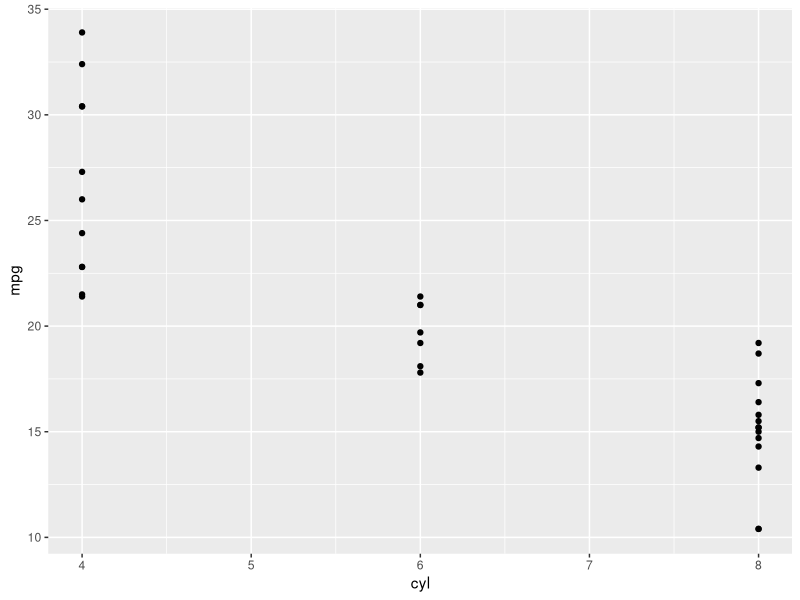
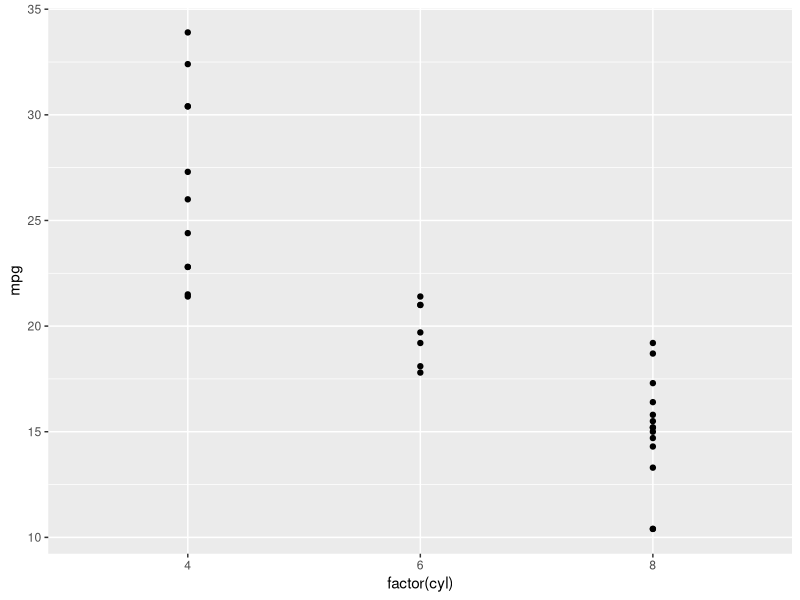
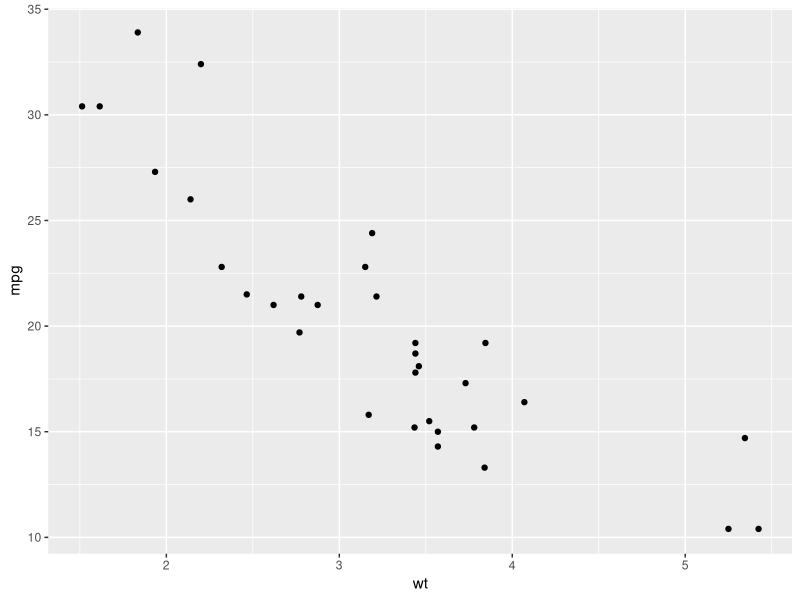
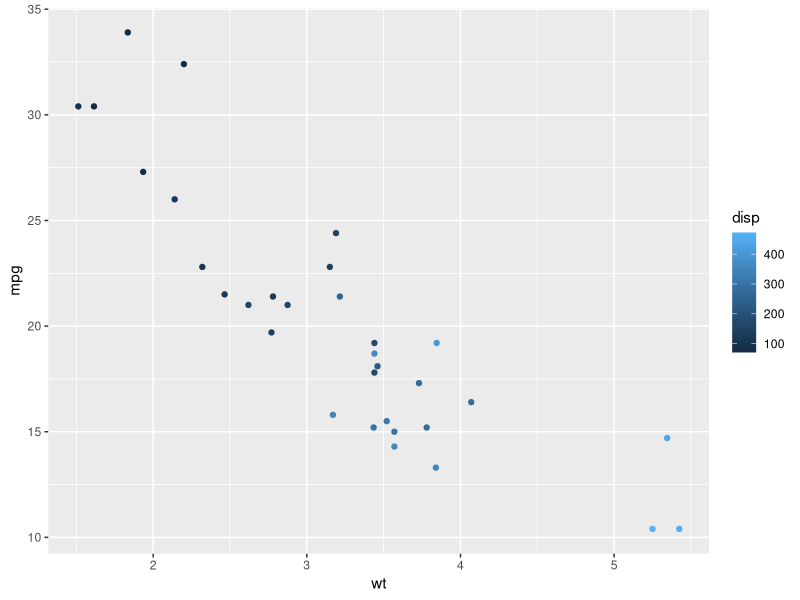
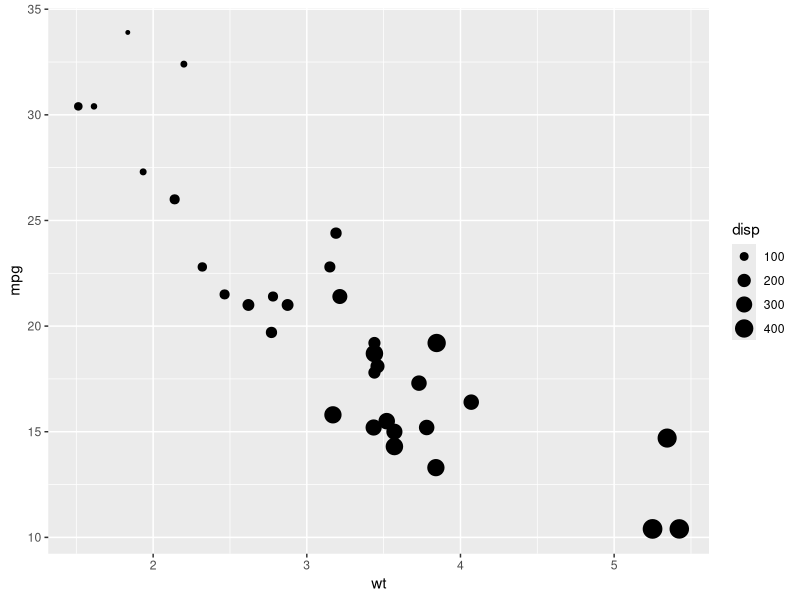
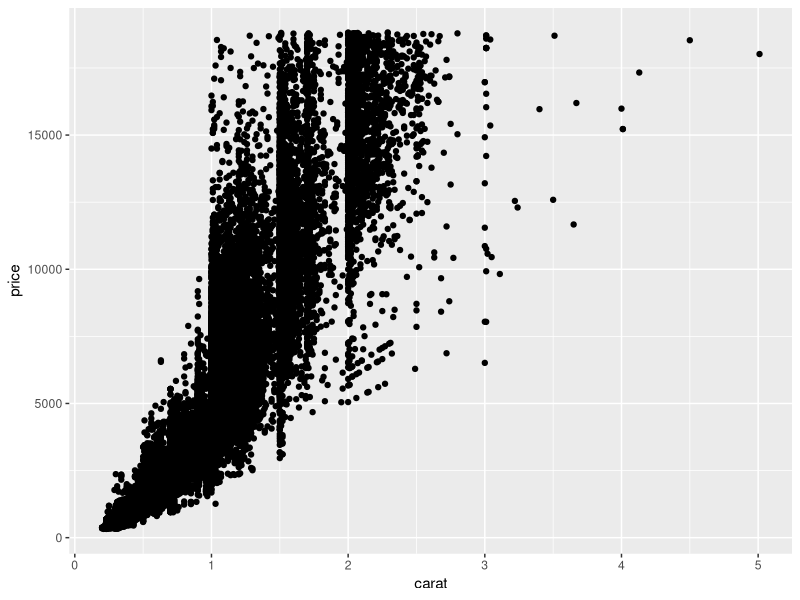
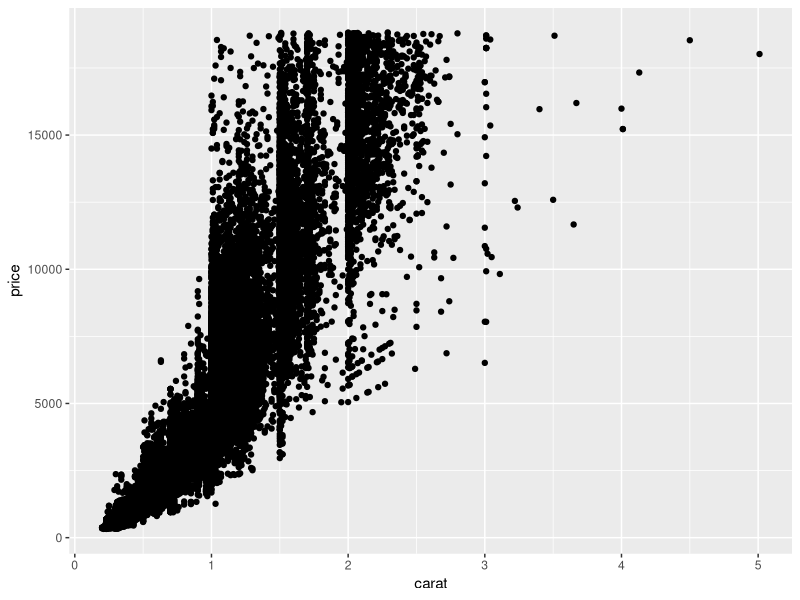
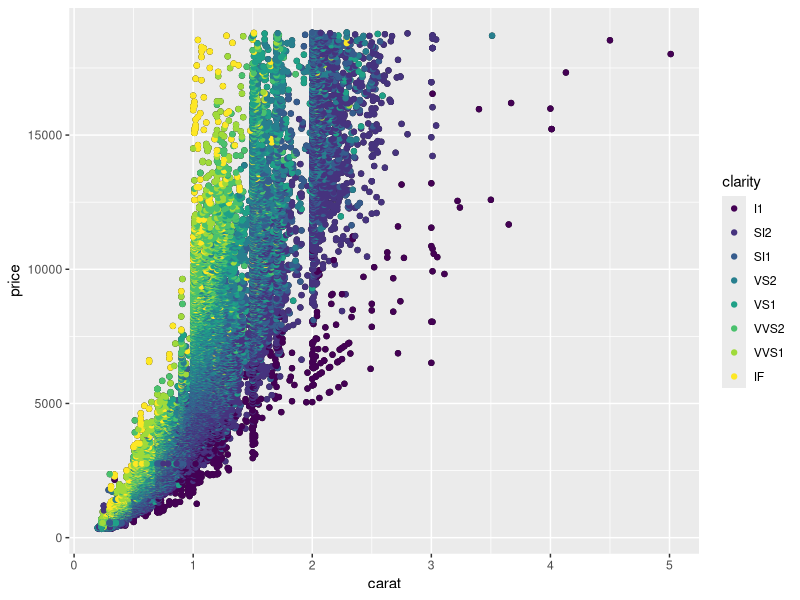

Source code (R) for these figures, in order:

#-----------------------------------------------------------------------------
#- DataCamp: ggplot2 (p1)
#-----------------------------------------------------------------------------

#-----------------------------------------------------------------------------
#- load libraries
#-----------------------------------------------------------------------------

library(ggplot2)

rm(list = ls())
cat("\014")


#-----------------------------------------------------------------------------
#- geom_point()
#-----------------------------------------------------------------------------

ggplot(mtcars, aes(x = cyl, y = mpg)) + geom_point()

ggplot(mtcars, aes(x = factor(cyl), y = mpg)) + geom_point()

ggplot(mtcars, aes(x = wt, y = mpg)) + geom_point()

ggplot(mtcars, aes(x = wt, y = mpg, col = disp)) + geom_point()

ggplot(mtcars, aes(x = wt, y = mpg, size = disp)) + geom_point()


ggplot(diamonds, aes(x = carat, y = price)) + geom_point()

ggplot(diamonds, aes(x = carat, y = price)) + geom_point()

ggplot(diamonds, aes(x = carat, y = price)) + geom_point() + geom_point(aes(col = clarity))

ggplot(diamonds, aes(x = carat, y = price, col = clarity)) + geom_smooth()

ggplot(diamonds, aes(x = carat, y = price, col = clarity)) + geom_point(alpha = 0.4)


ggplot(diamonds, aes(x = carat, y = price)) + geom_point() + geom_point(aes(col = clarity))


ggplot(diamonds, aes(x = carat, y = price)) + 
  geom_point(alpha = 0.2) + 
  geom_smooth(se = FALSE) + 
  geom_smooth(aes(col = clarity), se = FALSE)


ggplot(iris, aes(x = Sepal.Length, y = Sepal.Width)) + 
  geom_jitter(alpha = 0.6) +
  facet_grid(. ~ Species) +
  stat_smooth(method = "lm", se = F, col = "red") +
  scale_y_continuous("Sepal Width (cm)", limits = c(2,5), expand = c(0,0)) +
  scale_x_continuous("Sepal Length (cm)", limits = c(4,8), expand = c(0,0)) +
  coord_equal()


ggplot(mtcars, aes(x = wt, y = mpg, col = cyl)) +
  geom_point() +
  geom_smooth(method = "lm", se = FALSE) +
  geom_smooth(aes(group = 1), method = "lm", se = FALSE, linetype = 2)


ggplot(mtcars, aes(x = wt, y = mpg, col = cyl)) +
  geom_point(shape = 1, size = 4)

ggplot(mtcars, aes(x = wt, y = mpg, fill = cyl)) +
  geom_point(shape = 16, size = 6, alpha = 0.6)

ggplot(mtcars, aes(x = wt, y = mpg, fill = cyl)) +
  geom_point(size = 10, shape = 23)

ggplot(mtcars, aes(x = wt, y = mpg, col = cyl)) +
  geom_point(size = 4, shape = 1)


# extra
ggplot(mtcars, aes(mpg, disp, color = disp)) + 
  geom_point(shape = 16, size = 6, alpha = 0.5, show.legend = FALSE) + 
  theme_minimal() +
  scale_color_gradient(low = "#0091ff", high = "#f0650e")


#-----------------------------------------------------------------------------
#- geom_bar()
#-----------------------------------------------------------------------------

# fill absolute
ggplot(mtcars, aes(x = factor(cyl), fill = factor(am))) + geom_bar()

# fill proportional
ggplot(mtcars, aes(x = factor(cyl), fill = factor(am))) + geom_bar(position = "fill")  

# dodge
ggplot(mtcars, aes(x = factor(cyl), fill = factor(am))) +
  geom_bar(position = "dodge") +
  scale_x_discrete("Cylinders") + 
  scale_y_continuous("Number") +
  scale_fill_manual("Transmission", 
                    values = c("#E41A1C", "#377EB8"),
                    labels = c("Manual", "Automatic")) 


# jittering - mitigate overplotting
ggplot(diamonds, aes(x = clarity, y = carat, col = price)) +
  geom_point(size = 1, position = "jitter", alpha = 0.5, shape = 1)


# univariate histogram
ggplot(mtcars, aes(mpg)) + geom_histogram(binwidth = 1)

# univariate histogram, density
ggplot(mtcars, aes(mpg)) + geom_histogram(aes(y=..density..), binwidth = 1)


ggplot(mtcars, aes(as.factor(cyl), fill = as.factor(am))) +
  geom_bar(position = "stack")

ggplot(mtcars, aes(as.factor(cyl), fill = as.factor(am))) +
  geom_bar(position = "fill") 

ggplot(mtcars, aes(as.factor(cyl), fill = as.factor(am))) +
  geom_bar(position = "dodge")

ggplot(mtcars, aes(as.factor(cyl), fill = as.factor(am))) + 
  geom_bar(position = position_dodge(0.4), alpha = 0.6)

ggplot(mtcars, aes(mpg, col = cyl)) + geom_freqpoly(binwidth = 1)


ggplot(mtcars, aes(mpg, fill = as.factor(cyl))) +
  geom_histogram(binwidth = 1, position = "dodge")

ggplot(mtcars, aes(mpg, fill = as.factor(cyl))) +
  geom_histogram(binwidth = 1, position = "identity", alpha = 0.4)


#-----------------------------------------------------------------------------
#- geom_line()
#-----------------------------------------------------------------------------

ggplot(mtcars, aes(x = mpg, y = disp)) +
  geom_line()

# plot rectangles
ggplot(mtcars, aes(x = mpg, y = disp)) +
  geom_line() +
  geom_rect(aes(xmin = 15, xmax = 20, ymin = -Inf, ymax = +Inf), 
            inherit.aes = FALSE, fill = "red", alpha = 0.01)

# plot smooth trends on top off
ggplot(mtcars, aes(x = mpg, y = disp, col = cyl)) +
  geom_line(alpha = 0.3) +
  geom_smooth(lwd = 2, se = FALSE)


#-----------------------------------------------------------------------------
#- geom_dotplot()
#-----------------------------------------------------------------------------

ggplot(mtcars, aes(cyl, wt, fill = factor(am))) +
  geom_dotplot(stackdir = "center", binaxis = "y")

